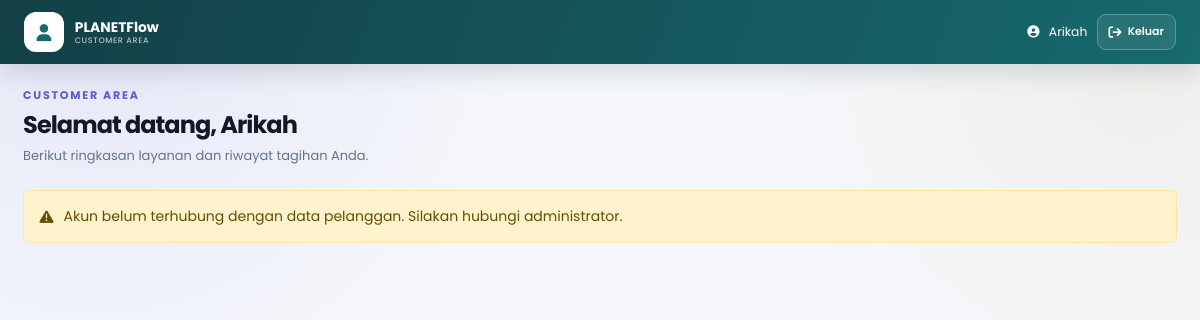
Before: /customer/index.php (signed in) with the older database file.
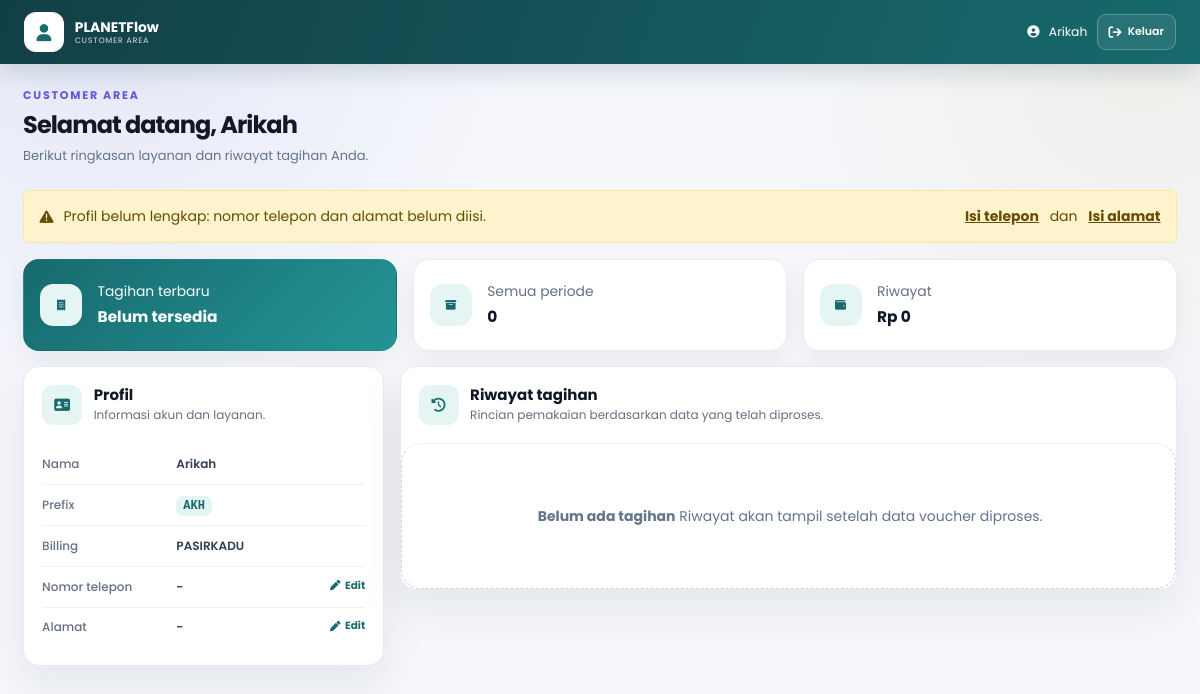
After: the same page with the newer database file.
### tables this page shows
CREATE TABLE `customer_accounts` (
  `id` int(11) NOT NULL,
  `customer_prefix` varchar(10) NOT NULL,
  `username` varchar(50) NOT NULL,
  `password` varchar(255) NOT NULL,
  `full_name` varchar(100) NOT NULL DEFAULT '',
  `is_active` tinyint(1) NOT NULL DEFAULT 1,
  `created_at` timestamp NOT NULL DEFAULT current_timestamp()
);

CREATE TABLE `prefix_customers` (
  `id` int(11) NOT NULL,
  `prefix` varchar(10) NOT NULL,
  `nama_pelanggan` varchar(255) NOT NULL,
  `alamat` text DEFAULT NULL,
  `telepon` varchar(20) DEFAULT NULL,
  `billing_id` int(11) DEFAULT NULL
);

### customer/auth.php (called while the page is built, shortened)
<?php
function customerAuthAccount(): ?array {
    return isset($_SESSION['customer_auth']) && is_array($_SESSION['customer_auth'])
        ? $_SESSION['customer_auth']
        : null;
}
function customerAuthId(): int {
    return (int)(customerAuthAccount()['id'] ?? 0);
}
function customerAuthName(): string {
    $account = customerAuthAccount();
    return trim((string)($account['full_name'] ?? ''))
        ?: (string)($account['username'] ?? 'Pelanggan');
}
function customerAuthPrefix(): string {
    return (string)(customerAuthAccount()['customer_prefix'] ?? '');
}
function customerRequireLogin(string $loginPath = 'login.php'): void {
    $accountId = customerAuthId();
    if ($accountId > 0) {
        $db = authDb();
        $stmt = $db->prepare("SELECT id, customer_prefix, username, full_name, is_active
            FROM customer_accounts WHERE id = ? LIMIT 1");
        $stmt->bind_param('i', $accountId);
        $stmt->execute();
        $account = $stmt->get_result()->fetch_assoc();
        if ($account && (int)$account['is_active'] === 1) {
            return;
        }
    }
    exit;
}

### customer/index.php (the view, shortened to what this page needs)
<?php
require_once __DIR__.'/auth.php';
customerRequireLogin();
$db = authDb();
$prefix = customerAuthPrefix();
$customer = null;
$invoices = [];
$invoiceTotal = 0;
$totalHistory = 0.0;
$latestInvoice = null;
if ($prefix !== '') {
    $stmt = $db->prepare("SELECT c.prefix, c.nama_pelanggan, c.alamat, c.telepon, c.billing_id,
            COALESCE(b.nama, 'Belum ditentukan') AS billing_name
        FROM prefix_customers c
        LEFT JOIN billing_master b ON b.id = c.billing_id
        WHERE c.prefix = ? LIMIT 1");
    $stmt->bind_param('s', $prefix);
    $stmt->execute();
    $customer = $stmt->get_result()->fetch_assoc();
    $stmt = $db->prepare("SELECT COUNT(*) AS total_rows,
            COALESCE(SUM(i.total_harga), 0) AS total_history
        FROM invoices i
        WHERE i.prefix = ?");
    $stmt->bind_param('s', $prefix);
    $stmt->execute();
    $summary = $stmt->get_result()->fetch_assoc();
    $invoiceTotal = (int)($summary['total_rows'] ?? 0);
    $totalHistory = (float)($summary['total_history'] ?? 0);
    $stmt = $db->prepare("SELECT f.id AS file_id, i.total_harga
        FROM invoices i
        INNER JOIN uploaded_files f ON f.id = i.file_id
        WHERE i.prefix = ?
        ORDER BY f.uploaded_at DESC, f.id DESC
        LIMIT 1");
    $stmt->bind_param('s', $prefix);
    $stmt->execute();
    $latestInvoice = $stmt->get_result()->fetch_assoc();
}
function customerCurrency(float $value): string {
    return 'Rp '.number_format($value, 0, ',', '.');
}
?>
<!doctype html>
<html lang="id">
<head>
    <link rel="stylesheet" href="../assets/vendor/poppins/poppins.css">
    <link rel="stylesheet" href="../assets/vendor/bootstrap/css/bootstrap.min.css">
    <link rel="stylesheet" href="../assets/vendor/fontawesome/css/all.min.css">
    <link rel="stylesheet" href="../assets/css/main-style.css?v=<?= (int) @filemtime(__DIR__ . '/../assets/css/main-style.css') ?>">
    <link rel="stylesheet" href="assets/customer-style.css?v=<?= (int) @filemtime(__DIR__ . '/assets/customer-style.css') ?>">
</head>
<body class="client-page customer-area-page">
<?php include __DIR__.'/includes/navbar.php'; ?>
<main class="container-fluid page-container app-shell client-page-container px-lg-4 pb-5">
    <section class="page-heading client-heading customer-heading">
        <div>
            <div class="eyebrow">Customer area</div>
            <h1 class="page-title">Selamat datang, <?= htmlspecialchars(customerAuthName()) ?></h1>
            <p class="page-description">
                Berikut ringkasan layanan dan riwayat tagihan Anda.
            </p>
        </div>
    </section>
    <?php if (!$customer): ?>
        <div class="alert alert-warning client-alert">
            <i class="fas fa-triangle-exclamation"></i>
            Akun belum terhubung dengan data pelanggan. Silakan hubungi administrator.
        </div>
    <?php else: ?>
        <?php
        $missingProfileFields = [];
        if (trim((string)$customer['telepon']) === '') $missingProfileFields[] = 'nomor telepon';
        if (trim((string)$customer['alamat']) === '') $missingProfileFields[] = 'alamat';
        ?>
        <?php if ($missingProfileFields): ?>
            <div class="alert alert-warning client-alert customer-profile-alert">
                <i class="fas fa-triangle-exclamation"></i>
                <span>Profil belum lengkap: <?= htmlspecialchars(implode(' dan ', $missingProfileFields)) ?> belum diisi.</span>
                <span class="customer-alert-actions">
                    <?php if (trim((string)$customer['telepon']) === ''): ?>
                        <a href="#profil" class="alert-link" data-profile-edit-target="telepon">Isi telepon</a> dan
                    <?php endif; ?>
                    <?php if (trim((string)$customer['alamat']) === ''): ?>
                        <a href="#profil" class="alert-link" data-profile-edit-target="alamat">Isi alamat</a>
                    <?php endif; ?>
                </span>
            </div>
        <?php endif; ?>
        <section class="client-summary-grid" aria-label="Ringkasan akun pelanggan">
            <article class="client-summary-card client-summary-primary">
                <span class="client-summary-icon"><i class="fas fa-receipt"></i></span>
                <div>
                    <span>Tagihan terbaru</span>
                    <strong>
                        <?= $latestInvoice
                            ? customerCurrency((float)$latestInvoice['total_harga'])
                            : 'Belum tersedia' ?>
                    </strong>
                </div>
            </article>
            <article class="client-summary-card">
                <span class="client-summary-icon"><i class="fas fa-box-archive"></i></span>
                <div><span>Semua periode</span><strong><?= $invoiceTotal ?></strong></div>
            </article>
            <article class="client-summary-card">
                <span class="client-summary-icon"><i class="fas fa-wallet"></i></span>
                <div><span>Riwayat</span><strong><?= customerCurrency($totalHistory) ?></strong></div>
            </article>
        </section>
        <div class="client-layout">
            <section class="card panel client-profile-card" id="profil">
                <div class="card-body p-4">
                    <div class="client-section-title customer-profile-title">
                        <span><i class="fas fa-address-card"></i></span>
                        <div><h2>Profil</h2><p>Informasi akun dan layanan.</p></div>
                    </div>
                    <dl class="client-profile-list">
                        <div><dt>Nama</dt><dd><?= htmlspecialchars($customer['nama_pelanggan']) ?></dd></div>
                        <div><dt>Prefix</dt><dd><span class="client-code"><?= htmlspecialchars($customer['prefix']) ?></span></dd></div>
                        <div><dt>Billing</dt><dd><?= htmlspecialchars($customer['billing_name']) ?></dd></div>
                        <div class="customer-profile-row">
                            <dt>Nomor telepon</dt>
                            <dd>
                                <div class="customer-profile-display" data-profile-display="telepon">
                                    <span><?= htmlspecialchars(trim((string)$customer['telepon']) !== '' ? $customer['telepon'] : '-') ?></span>
                                    <a href="#profil" class="customer-profile-edit-link" data-profile-edit="telepon"><i class="fas fa-pen"></i>Edit</a>
                                </div>
                            </dd>
                        </div>
                        <div class="customer-profile-row">
                            <dt>Alamat</dt>
                            <dd>
                                <div class="customer-profile-display" data-profile-display="alamat">
                                    <span><?= trim((string)$customer['alamat']) !== '' ? nl2br(htmlspecialchars($customer['alamat'])) : '-' ?></span>
                                    <a href="#profil" class="customer-profile-edit-link" data-profile-edit="alamat"><i class="fas fa-pen"></i>Edit</a>
                                </div>
                            </dd>
                        </div>
                    </dl>
                </div>
            </section>
            <section class="card panel client-history-card" id="riwayat">
                <div class="card-body p-0">
                    <div class="client-history-heading p-4 pb-3">
                        <div class="client-section-title">
                            <span><i class="fas fa-clock-rotate-left"></i></span>
                            <div><h2>Riwayat tagihan</h2><p>Rincian pemakaian berdasarkan data yang telah diproses.</p></div>
                        </div>
                    </div>
                    <?php if (!$invoices): ?>
                        <div class="empty-state client-empty">
                            <strong>Belum ada tagihan</strong>
                            <span>Riwayat akan tampil setelah data voucher diproses.</span>
                        </div>
                    <?php endif; ?>
                </div>
            </section>
        </div>
    <?php endif; ?>
</main>
</body>
</html>

### customer/includes/navbar.php
<nav class="customer-navbar">
    <div class="customer-navbar-inner">
        <a href="index.php" class="customer-brand" aria-label="Beranda pelanggan PLANETFlow">
            <span class="customer-brand-mark"><i class="fas fa-user"></i></span>
            <span>
                PLANETFlow
                <small>Customer Area</small>
            </span>
        </a>
        <div class="customer-nav-actions">
            <span class="customer-nav-user">
                <i class="fas fa-circle-user"></i>
                <span><?= htmlspecialchars(customerAuthName()) ?></span>
            </span>
            <a href="logout.php" class="btn btn-sm customer-logout-button">
                <i class="fas fa-arrow-right-from-bracket"></i>
                <span>Keluar</span>
            </a>
        </div>
    </div>
</nav>

Changed rows visible on the page:
now on this page (row edited): prefix_customers: nama_pelanggan "Arikah", prefix "AKH", telepon "-"
Other visible differences:
implode(' dan ', $missingProfileFields): (not shown) → "nomor telepon dan alamat"
$invoiceTotal: (not shown) → "0"
customerCurrency($totalHistory): (not shown) → "Rp 0"
$customer['billing_name']: (not shown) → "PASIRKADU"
text no longer shown: "Akun belum terhubung dengan data pelanggan. Silakan hubungi administrator."
text now shown: "Profil belum lengkap: belum diisi. Isi telepon dan Isi alamat Tagihan terbaru Belum tersedia Semua periode Riwayat Profil Informasi akun dan layanan. Nama Prefix Billing Nomor telepon Edit Alamat - Edit Riwayat tagihan Rincian pemakaian berdasarkan data yang telah diproses. Belum ada tagihan Riwayat akan tampil setelah data voucher diproses."
